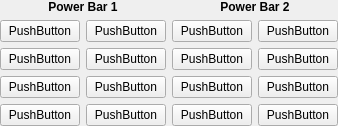
          <widget class="QWidget" name="tab_2">
           <attribute name="title">
            <string>Power Control</string>
           </attribute>
           <layout class="QGridLayout" name="gridLayout_9">
            <property name="leftMargin">
             <number>0</number>
            </property>
            <property name="topMargin">
             <number>0</number>
            </property>
            <property name="rightMargin">
             <number>0</number>
            </property>
            <property name="bottomMargin">
             <number>0</number>
            </property>
            <item row="0" column="0">
             <layout class="QGridLayout" name="gridLayout_8">
              <item row="1" column="1">
               <widget class="QPushButton" name="Power15">
                <property name="sizePolicy">
                 <sizepolicy hsizetype="Expanding" vsizetype="Fixed">
                  <horstretch>0</horstretch>
                  <verstretch>0</verstretch>
                 </sizepolicy>
                </property>
                <property name="text">
                 <string>PushButton</string>
                </property>
               </widget>
              </item>
              <item row="3" column="2">
               <widget class="QPushButton" name="Power23">
                <property name="sizePolicy">
                 <sizepolicy hsizetype="Expanding" vsizetype="Fixed">
                  <horstretch>0</horstretch>
                  <verstretch>0</verstretch>
                 </sizepolicy>
                </property>
                <property name="text">
                 <string>PushButton</string>
                </property>
               </widget>
              </item>
              <item row="4" column="2">
               <widget class="QPushButton" name="Power24">
                <property name="sizePolicy">
                 <sizepolicy hsizetype="Expanding" vsizetype="Fixed">
                  <horstretch>0</horstretch>
                  <verstretch>0</verstretch>
                 </sizepolicy>
                </property>
                <property name="text">
                 <string>PushButton</string>
                </property>
               </widget>
              </item>
              <item row="3" column="3">
               <widget class="QPushButton" name="Power27">
                <property name="sizePolicy">
                 <sizepolicy hsizetype="Expanding" vsizetype="Fixed">
                  <horstretch>0</horstretch>
                  <verstretch>0</verstretch>
                 </sizepolicy>
                </property>
                <property name="text">
                 <string>PushButton</string>
                </property>
               </widget>
              </item>
              <item row="1" column="0">
               <widget class="QPushButton" name="Power11">
                <property name="sizePolicy">
                 <sizepolicy hsizetype="Expanding" vsizetype="Fixed">
                  <horstretch>0</horstretch>
                  <verstretch>0</verstretch>
                 </sizepolicy>
                </property>
                <property name="text">
                 <string>PushButton</string>
                </property>
               </widget>
              </item>
              <item row="3" column="0">
               <widget class="QPushButton" name="Power13">
                <property name="sizePolicy">
                 <sizepolicy hsizetype="Expanding" vsizetype="Fixed">
                  <horstretch>0</horstretch>
                  <verstretch>0</verstretch>
                 </sizepolicy>
                </property>
                <property name="text">
                 <string>PushButton</string>
                </property>
               </widget>
              </item>
              <item row="2" column="0">
               <widget class="QPushButton" name="Power12">
                <property name="sizePolicy">
                 <sizepolicy hsizetype="Expanding" vsizetype="Fixed">
                  <horstretch>0</horstretch>
                  <verstretch>0</verstretch>
                 </sizepolicy>
                </property>
                <property name="text">
                 <string>PushButton</string>
                </property>
               </widget>
              </item>
              <item row="3" column="1">
               <widget class="QPushButton" name="Power17">
                <property name="sizePolicy">
                 <sizepolicy hsizetype="Expanding" vsizetype="Fixed">
                  <horstretch>0</horstretch>
                  <verstretch>0</verstretch>
                 </sizepolicy>
                </property>
                <property name="text">
                 <string>PushButton</string>
                </property>
               </widget>
              </item>
              <item row="1" column="3">
               <widget class="QPushButton" name="Power25">
                <property name="sizePolicy">
                 <sizepolicy hsizetype="Expanding" vsizetype="Fixed">
                  <horstretch>0</horstretch>
                  <verstretch>0</verstretch>
                 </sizepolicy>
                </property>
                <property name="text">
                 <string>PushButton</string>
                </property>
               </widget>
              </item>
              <item row="2" column="2">
               <widget class="QPushButton" name="Power22">
                <property name="sizePolicy">
                 <sizepolicy hsizetype="Expanding" vsizetype="Fixed">
                  <horstretch>0</horstretch>
                  <verstretch>0</verstretch>
                 </sizepolicy>
                </property>
                <property name="text">
                 <string>PushButton</string>
                </property>
               </widget>
              </item>
              <item row="2" column="3">
               <widget class="QPushButton" name="Power26">
                <property name="sizePolicy">
                 <sizepolicy hsizetype="Expanding" vsizetype="Fixed">
                  <horstretch>0</horstretch>
                  <verstretch>0</verstretch>
                 </sizepolicy>
                </property>
                <property name="text">
                 <string>PushButton</string>
                </property>
               </widget>
              </item>
              <item row="4" column="3">
               <widget class="QPushButton" name="Power28">
                <property name="sizePolicy">
                 <sizepolicy hsizetype="Expanding" vsizetype="Fixed">
                  <horstretch>0</horstretch>
                  <verstretch>0</verstretch>
                 </sizepolicy>
                </property>
                <property name="text">
                 <string>PushButton</string>
                </property>
               </widget>
              </item>
              <item row="1" column="2">
               <widget class="QPushButton" name="Power21">
                <property name="sizePolicy">
                 <sizepolicy hsizetype="Expanding" vsizetype="Fixed">
                  <horstretch>0</horstretch>
                  <verstretch>0</verstretch>
                 </sizepolicy>
                </property>
                <property name="text">
                 <string>PushButton</string>
                </property>
               </widget>
              </item>
              <item row="2" column="1">
               <widget class="QPushButton" name="Power16">
                <property name="sizePolicy">
                 <sizepolicy hsizetype="Expanding" vsizetype="Fixed">
                  <horstretch>0</horstretch>
                  <verstretch>0</verstretch>
                 </sizepolicy>
                </property>
                <property name="text">
                 <string>PushButton</string>
                </property>
               </widget>
              </item>
              <item row="4" column="1">
               <widget class="QPushButton" name="Power18">
                <property name="sizePolicy">
                 <sizepolicy hsizetype="Expanding" vsizetype="Fixed">
                  <horstretch>0</horstretch>
                  <verstretch>0</verstretch>
                 </sizepolicy>
                </property>
                <property name="text">
                 <string>PushButton</string>
                </property>
               </widget>
              </item>
              <item row="4" column="0">
               <widget class="QPushButton" name="Power14">
                <property name="sizePolicy">
                 <sizepolicy hsizetype="Expanding" vsizetype="Fixed">
                  <horstretch>0</horstretch>
                  <verstretch>0</verstretch>
                 </sizepolicy>
                </property>
                <property name="text">
                 <string>PushButton</string>
                </property>
               </widget>
              </item>
              <item row="0" column="2" colspan="2">
               <widget class="QLabel" name="label_38">
                <property name="sizePolicy">
                 <sizepolicy hsizetype="Expanding" vsizetype="Maximum">
                  <horstretch>0</horstretch>
                  <verstretch>0</verstretch>
                 </sizepolicy>
                </property>
                <property name="maximumSize">
                 <size>
                  <width>16777215</width>
                  <height>30</height>
                 </size>
                </property>
                <property name="font">
                 <font>
                  <weight>75</weight>
                  <bold>true</bold>
                 </font>
                </property>
                <property name="text">
                 <string>Power Bar 2</string>
                </property>
                <property name="alignment">
                 <set>Qt::AlignCenter</set>
                </property>
               </widget>
              </item>
              <item row="0" column="0" colspan="2">
               <widget class="QLabel" name="label_37">
                <property name="sizePolicy">
                 <sizepolicy hsizetype="Expanding" vsizetype="Maximum">
                  <horstretch>0</horstretch>
                  <verstretch>0</verstretch>
                 </sizepolicy>
                </property>
                <property name="maximumSize">
                 <size>
                  <width>16777215</width>
                  <height>30</height>
                 </size>
                </property>
                <property name="font">
                 <font>
                  <weight>75</weight>
                  <bold>true</bold>
                 </font>
                </property>
                <property name="text">
                 <string>Power Bar 1</string>
                </property>
                <property name="alignment">
                 <set>Qt::AlignCenter</set>
                </property>
               </widget>
              </item>
             </layout>
            </item>
           </layout>
          </widget>
